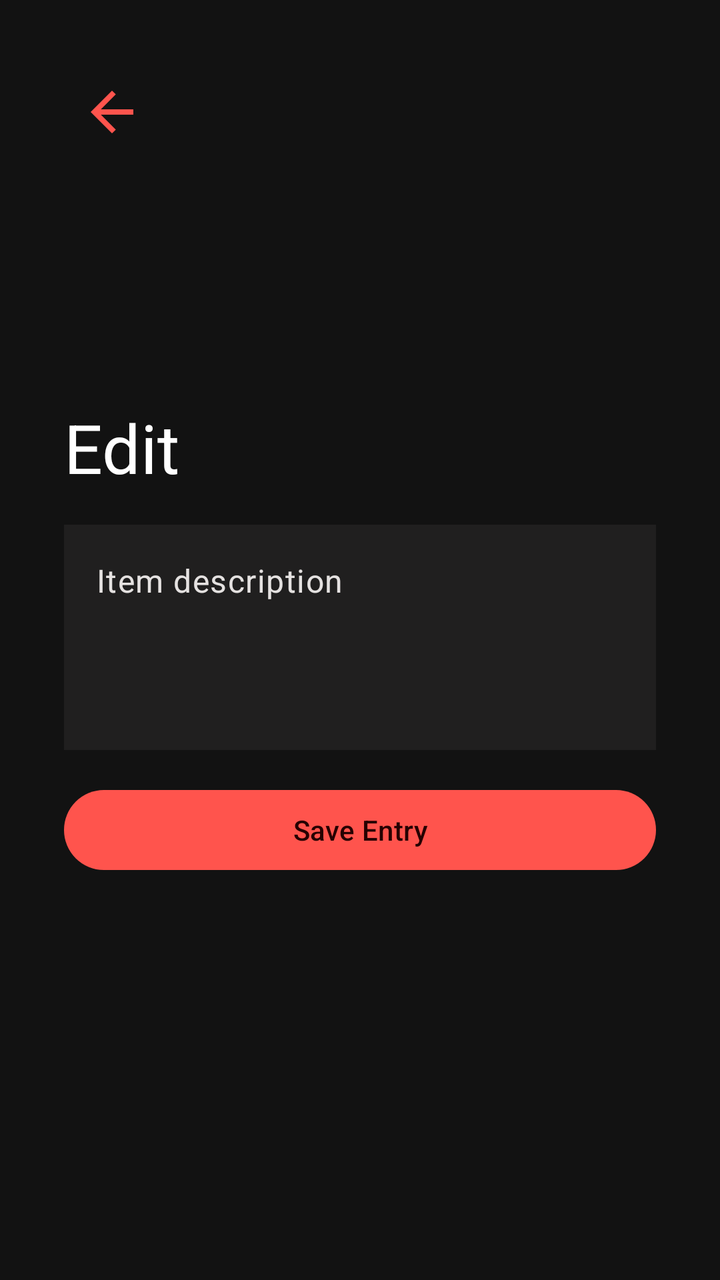
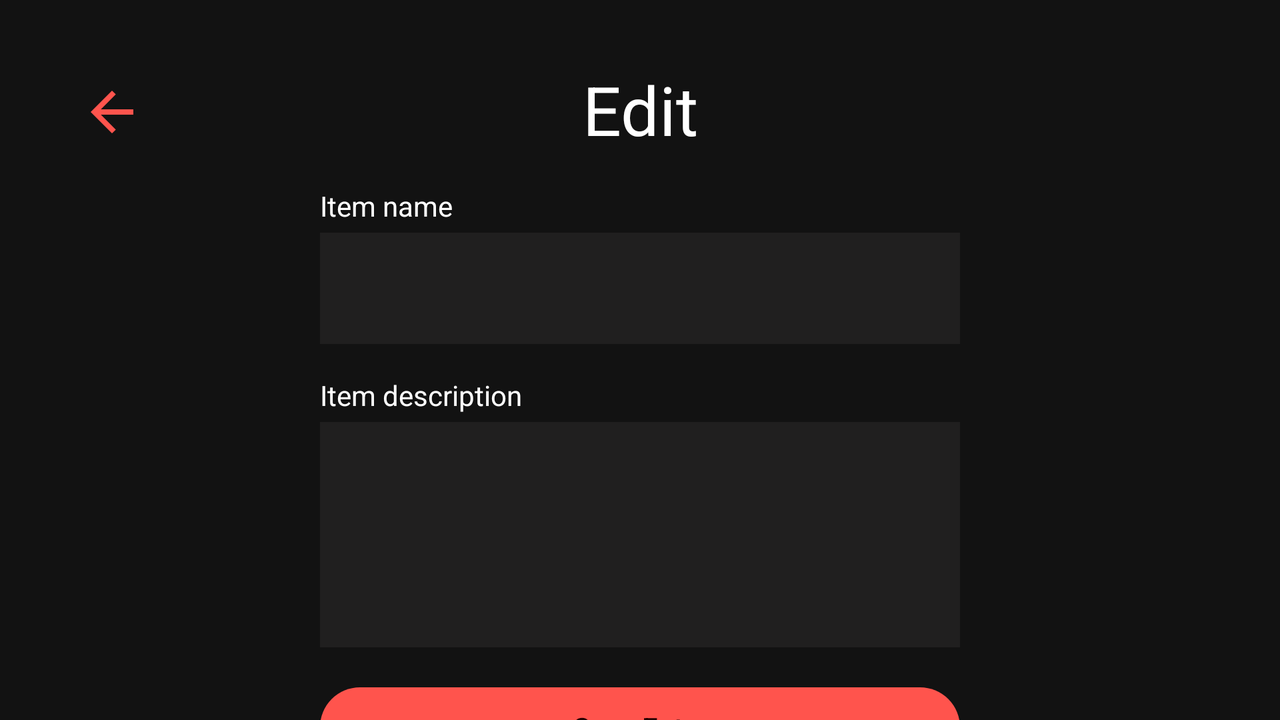

Two renders of one Android screen. The first uses the default layout on a phone; the second uses the alternative layout the repository ships for a different screen configuration, on a matching device. The two XML files are below.
<!-- AndroidManifest.xml: application theme Theme.StarWarsDatabank -->
<!-- res/layout/fragment_edit.xml -->
<?xml version="1.0" encoding="utf-8"?>
<androidx.constraintlayout.widget.ConstraintLayout xmlns:android="http://schemas.android.com/apk/res/android"
    xmlns:app="http://schemas.android.com/apk/res-auto"
    xmlns:tools="http://schemas.android.com/tools"
    android:layout_width="match_parent"
    android:layout_height="match_parent"
    android:clipToPadding="false"
    android:paddingHorizontal="32dp"
    tools:context=".fragment.EditFragment">

    <ImageButton
        android:id="@+id/button_back"
        android:layout_width="48dp"
        android:layout_height="48dp"
        android:layout_marginTop="32dp"
        android:background="?android:attr/selectableItemBackground"
        android:contentDescription="@string/back"
        android:padding="8dp"
        android:scaleType="fitXY"
        android:src="@drawable/arrow_back"
        app:layout_constraintStart_toStartOf="parent"
        app:layout_constraintTop_toTopOf="parent"
        app:tint="@color/md_theme_primary" />

    <androidx.constraintlayout.widget.ConstraintLayout
        android:layout_width="match_parent"
        android:layout_height="wrap_content"
        app:layout_constraintBottom_toBottomOf="parent"
        app:layout_constraintEnd_toEndOf="parent"
        app:layout_constraintStart_toStartOf="parent"
        app:layout_constraintTop_toTopOf="parent">

        <TextView
            android:id="@+id/textView_editItem"
            android:layout_width="match_parent"
            android:layout_height="wrap_content"
            android:ellipsize="end"
            android:maxLines="2"
            android:text="@string/edit_item"
            android:textAppearance="@style/TextAppearance.AppCompat.Display1"
            android:textColor="@color/md_theme_onBackground"
            app:layout_constraintEnd_toEndOf="parent"
            app:layout_constraintStart_toStartOf="parent"
            app:layout_constraintTop_toTopOf="parent" />

        <EditText
            android:id="@+id/editText_description"
            style="@style/Theme.StarWarsDatabank.TextInputEditText"
            android:layout_width="match_parent"
            android:layout_height="wrap_content"
            android:layout_marginTop="16dp"
            android:autofillHints=""
            android:gravity="top|start"
            android:hint="@string/item_description"
            android:inputType="textMultiLine"
            android:lines="4"
            android:minLines="4"
            app:layout_constraintStart_toStartOf="parent"
            app:layout_constraintTop_toBottomOf="@+id/textView_editItem"
            tools:ignore="VisualLintTextFieldSize" />

        <Button
            android:id="@+id/button_save_item"
            style="@style/Widget.Material3.Button"
            android:layout_width="match_parent"
            android:layout_height="wrap_content"
            android:layout_marginTop="16dp"
            android:text="@string/save_item"
            app:layout_constraintStart_toStartOf="parent"
            app:layout_constraintTop_toBottomOf="@+id/editText_description"
            tools:ignore="VisualLintButtonSize" />

    </androidx.constraintlayout.widget.ConstraintLayout>

</androidx.constraintlayout.widget.ConstraintLayout>
<!-- resources referenced by this layout -->
<resources>
  <color name="md_theme_onBackground">#FFFFFF</color>
  <color name="md_theme_primary">#FF544D</color>
  <!-- drawable arrow_back (drawable) -->
  <vector xmlns:android="http://schemas.android.com/apk/res/android"
      android:width="24dp"
      android:height="24dp"
      android:viewportWidth="960"
      android:viewportHeight="960">
      <path
          android:fillColor="@color/md_theme_onBackground"
          android:pathData="m313,520 l224,224 -57,56 -320,-320 320,-320 57,56 -224,224h487v80L313,520Z" />
  </vector>
  <string name="back">Back</string>
  <string name="edit_item">Edit</string>
  <string name="item_description">Item description</string>
  <string name="save_item">Save Entry</string>
  <style name="Theme.StarWarsDatabank.TextInputEditText" parent="Widget.Material3.TextInputEditText.OutlinedBox">
          <item name="android:background">@color/md_theme_surfaceContainer</item>
          <item name="android:textColorHint">@color/md_theme_onSurface</item>
      </style>
  <color name="md_theme_surfaceContainer">#201F1F</color>
  <color name="md_theme_onSurface">#E5E2E1</color>
  <style name="Base.Theme.StarWarsDatabank" parent="Theme.Material3.DayNight.NoActionBar" />
  <color name="md_theme_onPrimary">#260001</color>
  <color name="md_theme_primaryContainer">#FF544D</color>
  <color name="md_theme_onPrimaryContainer">#260001</color>
  <color name="md_theme_secondary">#FFB3B3</color>
  <color name="md_theme_onSecondary">#680014</color>
  <color name="md_theme_secondaryContainer">#FF5260</color>
  <color name="md_theme_onSecondaryContainer">#49000B</color>
  <color name="md_theme_tertiary">#FFB3B3</color>
  <color name="md_theme_onTertiary">#680014</color>
  <color name="md_theme_tertiaryContainer">#FF5260</color>
  <color name="md_theme_onTertiaryContainer">#49000B</color>
  <color name="md_theme_error">#FFB4AB</color>
  <color name="md_theme_onError">#690005</color>
  <color name="md_theme_errorContainer">#93000A</color>
  <color name="md_theme_onErrorContainer">#FFDAD6</color>
  <color name="md_theme_background">#121212</color>
  <color name="md_theme_surface">#141313</color>
  <color name="md_theme_surfaceVariant">#444748</color>
  <color name="md_theme_onSurfaceVariant">#C4C7C7</color>
  <color name="md_theme_outline">#8E9192</color>
  <color name="md_theme_outlineVariant">#444748</color>
  <color name="md_theme_inverseSurface">#E5E2E1</color>
  <color name="md_theme_inverseOnSurface">#313030</color>
  <color name="md_theme_inversePrimary">#C00017</color>
  <color name="md_theme_primaryFixed">#FFDAD6</color>
  <color name="md_theme_onPrimaryFixed">#410003</color>
  <color name="md_theme_primaryFixedDim">#FFB3AC</color>
  <color name="md_theme_onPrimaryFixedVariant">#93000F</color>
  <color name="md_theme_secondaryFixed">#FFDAD9</color>
  <color name="md_theme_onSecondaryFixed">#400009</color>
  <color name="md_theme_secondaryFixedDim">#FFB3B3</color>
  <color name="md_theme_onSecondaryFixedVariant">#920021</color>
  <color name="md_theme_tertiaryFixed">#FFDAD9</color>
  <color name="md_theme_onTertiaryFixed">#400009</color>
  <color name="md_theme_tertiaryFixedDim">#FFB3B3</color>
  <color name="md_theme_onTertiaryFixedVariant">#920021</color>
  <color name="md_theme_surfaceDim">#141313</color>
  <color name="md_theme_surfaceBright">#3A3939</color>
  <color name="md_theme_surfaceContainerLowest">#0E0E0E</color>
  <color name="md_theme_surfaceContainerLow">#1C1B1B</color>
  <color name="md_theme_surfaceContainerHigh">#2A2A2A</color>
  <color name="md_theme_surfaceContainerHighest">#353434</color>
  <!-- some entries are left out for length -->
</resources>
<!-- res/layout-land/fragment_edit.xml (the repository's variant of the layout above) -->
<!-- drawn on the phone turned sideways -->
<?xml version="1.0" encoding="utf-8"?>
<androidx.constraintlayout.widget.ConstraintLayout xmlns:android="http://schemas.android.com/apk/res/android"
    xmlns:app="http://schemas.android.com/apk/res-auto"
    xmlns:tools="http://schemas.android.com/tools"
    android:layout_width="match_parent"
    android:layout_height="match_parent"
    android:clipToPadding="false"
    android:paddingHorizontal="32dp"
    tools:context=".fragment.EditFragment">

    <ImageButton
        android:id="@+id/button_back"
        android:layout_width="48dp"
        android:layout_height="48dp"
        android:layout_marginTop="32dp"
        android:background="?android:attr/selectableItemBackground"
        android:contentDescription="@string/back"
        android:padding="8dp"
        android:scaleType="fitXY"
        android:src="@drawable/arrow_back"
        app:layout_constraintStart_toStartOf="parent"
        app:layout_constraintTop_toTopOf="parent"
        app:tint="@color/md_theme_primary" />

    <androidx.core.widget.NestedScrollView
        android:layout_width="match_parent"
        android:layout_height="0dp"
        android:fillViewport="true"
        app:layout_constraintBottom_toBottomOf="parent"
        app:layout_constraintEnd_toEndOf="parent"
        app:layout_constraintStart_toStartOf="parent"
        app:layout_constraintTop_toTopOf="parent">

        <androidx.constraintlayout.widget.ConstraintLayout
            android:layout_width="match_parent"
            android:layout_height="wrap_content"
            android:paddingVertical="32dp">

            <TextView
                android:id="@+id/textView_editItem"
                android:layout_width="match_parent"
                android:layout_height="wrap_content"
                android:text="@string/edit_item"
                android:textAlignment="center"
                android:textAppearance="@style/TextAppearance.AppCompat.Display1"
                android:textColor="@color/md_theme_onBackground"
                app:layout_constraintEnd_toEndOf="parent"
                app:layout_constraintStart_toStartOf="parent"
                app:layout_constraintTop_toTopOf="parent" />

            <LinearLayout
                android:id="@+id/ll_name"
                android:layout_width="320dp"
                android:layout_height="wrap_content"
                android:layout_marginTop="16dp"
                android:orientation="vertical"
                app:layout_constraintEnd_toEndOf="parent"
                app:layout_constraintStart_toStartOf="parent"
                app:layout_constraintTop_toBottomOf="@+id/textView_editItem">

                <TextView
                    android:layout_width="match_parent"
                    android:layout_height="wrap_content"
                    android:labelFor="@id/name"
                    android:text="@string/item_name"
                    android:textColor="@color/md_theme_onBackground" />

                <EditText
                    android:id="@+id/name"
                    style="@style/Theme.StarWarsDatabank.TextInputEditText"
                    android:layout_width="match_parent"
                    android:layout_height="wrap_content"
                    android:layout_marginTop="4dp"
                    android:autofillHints=""
                    android:gravity="top|start"
                    android:inputType="text" />
            </LinearLayout>

            <LinearLayout
                android:id="@+id/ll_description"
                android:layout_width="320dp"
                android:layout_height="wrap_content"
                android:layout_marginTop="16dp"
                android:orientation="vertical"
                app:layout_constraintEnd_toEndOf="parent"
                app:layout_constraintStart_toStartOf="parent"
                app:layout_constraintTop_toBottomOf="@+id/ll_name">

                <TextView
                    android:layout_width="match_parent"
                    android:layout_height="wrap_content"
                    android:labelFor="@id/description"
                    android:text="@string/item_description"
                    android:textColor="@color/md_theme_onBackground" />

                <EditText
                    android:id="@+id/description"
                    style="@style/Theme.StarWarsDatabank.TextInputEditText"
                    android:layout_width="match_parent"
                    android:layout_height="wrap_content"
                    android:layout_marginTop="4dp"
                    android:autofillHints=""
                    android:gravity="top|start"
                    android:inputType="textMultiLine"
                    android:lines="4"
                    android:minLines="4"
                    tools:ignore="VisualLintTextFieldSize" />
            </LinearLayout>

            <Button
                android:id="@+id/button_save_item"
                style="@style/Widget.Material3.Button"
                android:layout_width="320dp"
                android:layout_height="wrap_content"
                android:layout_marginTop="16dp"
                android:text="@string/save_item"
                app:layout_constraintEnd_toEndOf="parent"
                app:layout_constraintStart_toStartOf="parent"
                app:layout_constraintTop_toBottomOf="@+id/ll_description"
                tools:ignore="VisualLintButtonSize" />

        </androidx.constraintlayout.widget.ConstraintLayout>

    </androidx.core.widget.NestedScrollView>

</androidx.constraintlayout.widget.ConstraintLayout>
<!-- resources referenced by the variant -->
<!-- as the phone turned sideways resolves them -->
<resources>
  <color name="md_theme_onBackground">#FFFFFF</color>
  <color name="md_theme_primary">#FF544D</color>
  <!-- drawable arrow_back (drawable) -->
  <vector xmlns:android="http://schemas.android.com/apk/res/android"
      android:width="24dp"
      android:height="24dp"
      android:viewportWidth="960"
      android:viewportHeight="960">
      <path
          android:fillColor="@color/md_theme_onBackground"
          android:pathData="m313,520 l224,224 -57,56 -320,-320 320,-320 57,56 -224,224h487v80L313,520Z" />
  </vector>
  <string name="back">Back</string>
  <string name="edit_item">Edit</string>
  <string name="item_description">Item description</string>
  <string name="item_name">Item name</string>
  <string name="save_item">Save Entry</string>
  <style name="Theme.StarWarsDatabank.TextInputEditText" parent="Widget.Material3.TextInputEditText.OutlinedBox">
          <item name="android:background">@color/md_theme_surfaceContainer</item>
          <item name="android:textColorHint">@color/md_theme_onSurface</item>
      </style>
  <color name="md_theme_surfaceContainer">#201F1F</color>
  <color name="md_theme_onSurface">#E5E2E1</color>
  <style name="Base.Theme.StarWarsDatabank" parent="Theme.Material3.DayNight.NoActionBar" />
  <color name="md_theme_onPrimary">#260001</color>
  <color name="md_theme_primaryContainer">#FF544D</color>
  <color name="md_theme_onPrimaryContainer">#260001</color>
  <color name="md_theme_secondary">#FFB3B3</color>
  <color name="md_theme_onSecondary">#680014</color>
  <color name="md_theme_secondaryContainer">#FF5260</color>
  <color name="md_theme_onSecondaryContainer">#49000B</color>
  <color name="md_theme_tertiary">#FFB3B3</color>
  <color name="md_theme_onTertiary">#680014</color>
  <color name="md_theme_tertiaryContainer">#FF5260</color>
  <color name="md_theme_onTertiaryContainer">#49000B</color>
  <color name="md_theme_error">#FFB4AB</color>
  <color name="md_theme_onError">#690005</color>
  <color name="md_theme_errorContainer">#93000A</color>
  <color name="md_theme_onErrorContainer">#FFDAD6</color>
  <color name="md_theme_background">#121212</color>
  <color name="md_theme_surface">#141313</color>
  <color name="md_theme_surfaceVariant">#444748</color>
  <color name="md_theme_onSurfaceVariant">#C4C7C7</color>
  <color name="md_theme_outline">#8E9192</color>
  <color name="md_theme_outlineVariant">#444748</color>
  <color name="md_theme_inverseSurface">#E5E2E1</color>
  <color name="md_theme_inverseOnSurface">#313030</color>
  <color name="md_theme_inversePrimary">#C00017</color>
  <color name="md_theme_primaryFixed">#FFDAD6</color>
  <color name="md_theme_onPrimaryFixed">#410003</color>
  <color name="md_theme_primaryFixedDim">#FFB3AC</color>
  <color name="md_theme_onPrimaryFixedVariant">#93000F</color>
  <color name="md_theme_secondaryFixed">#FFDAD9</color>
  <color name="md_theme_onSecondaryFixed">#400009</color>
  <color name="md_theme_secondaryFixedDim">#FFB3B3</color>
  <color name="md_theme_onSecondaryFixedVariant">#920021</color>
  <color name="md_theme_tertiaryFixed">#FFDAD9</color>
  <color name="md_theme_onTertiaryFixed">#400009</color>
  <color name="md_theme_tertiaryFixedDim">#FFB3B3</color>
  <color name="md_theme_onTertiaryFixedVariant">#920021</color>
  <color name="md_theme_surfaceDim">#141313</color>
  <color name="md_theme_surfaceBright">#3A3939</color>
  <color name="md_theme_surfaceContainerLowest">#0E0E0E</color>
  <color name="md_theme_surfaceContainerLow">#1C1B1B</color>
  <color name="md_theme_surfaceContainerHigh">#2A2A2A</color>
  <color name="md_theme_surfaceContainerHighest">#353434</color>
  <!-- some entries are left out for length -->
</resources>
